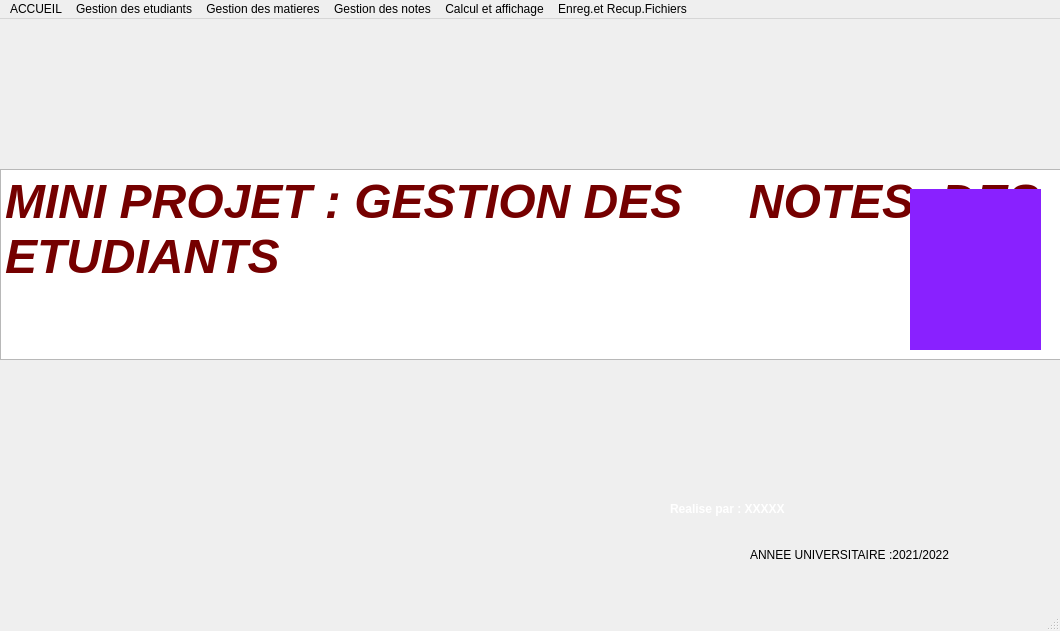
<?xml version="1.0" encoding="UTF-8"?>
<ui version="4.0">
 <class>MainWindow</class>
 <widget class="QMainWindow" name="MainWindow">
  <property name="geometry">
   <rect>
    <x>0</x>
    <y>0</y>
    <width>1060</width>
    <height>631</height>
   </rect>
  </property>
  <property name="windowTitle">
   <string>MainWindow</string>
  </property>
  <property name="styleSheet">
   <string notr="true">alternate-background-color: rgb(61, 85, 55);</string>
  </property>
  <widget class="QWidget" name="centralwidget">
   <widget class="QLabel" name="label">
    <property name="geometry">
     <rect>
      <x>910</x>
      <y>170</y>
      <width>131</width>
      <height>161</height>
     </rect>
    </property>
    <property name="styleSheet">
     <string notr="true">background-color: rgb(137, 33, 255);</string>
    </property>
    <property name="text">
     <string/>
    </property>
    <property name="pixmap">
     <pixmap>../téléchargement.png</pixmap>
    </property>
    <property name="scaledContents">
     <bool>true</bool>
    </property>
   </widget>
   <widget class="QLabel" name="label_3">
    <property name="geometry">
     <rect>
      <x>750</x>
      <y>500</y>
      <width>381</width>
      <height>71</height>
     </rect>
    </property>
    <property name="styleSheet">
     <string notr="true">font: 75 11pt &quot;Poppins&quot;;</string>
    </property>
    <property name="text">
     <string>ANNEE UNIVERSITAIRE :2021/2022</string>
    </property>
   </widget>
   <widget class="QTextBrowser" name="textBrowser">
    <property name="geometry">
     <rect>
      <x>0</x>
      <y>150</y>
      <width>1071</width>
      <height>191</height>
     </rect>
    </property>
    <property name="styleSheet">
     <string notr="true">font: 26pt &quot;Bernard MT Condensed&quot;;</string>
    </property>
    <property name="html">
     <string>&lt;!DOCTYPE HTML PUBLIC &quot;-//W3C//DTD HTML 4.0//EN&quot; &quot;http://www.w3.org/TR/REC-html40/strict.dtd&quot;&gt;
&lt;html&gt;&lt;head&gt;&lt;meta name=&quot;qrichtext&quot; content=&quot;1&quot; /&gt;&lt;style type=&quot;text/css&quot;&gt;
p, li { white-space: pre-wrap; }
&lt;/style&gt;&lt;/head&gt;&lt;body style=&quot; font-family:'Bernard MT Condensed'; font-size:26pt; font-weight:400; font-style:normal;&quot;&gt;
&lt;p style=&quot; margin-top:0px; margin-bottom:0px; margin-left:0px; margin-right:0px; -qt-block-indent:0; text-indent:0px;&quot;&gt;&lt;span style=&quot; font-family:'Poppins'; font-size:36pt; font-weight:600;color:#fff; font-style:italic; color:#750000;&quot;&gt;MINI PROJET : GESTION DES     NOTES  DES      ETUDIANTS&lt;/span&gt;&lt;/p&gt;&lt;/body&gt;&lt;/html&gt;</string>
    </property>
   </widget>
   <widget class="QLabel" name="label_2">
    <property name="geometry">
     <rect>
      <x>670</x>
      <y>460</y>
      <width>461</width>
      <height>61</height>
     </rect>
    </property>
    <property name="styleSheet">
     <string notr="true">font: 75 italic 17pt &quot;MS Sans Serif&quot;;
</string>
    </property>
    <property name="text">
     <string>&lt;html&gt;&lt;head/&gt;&lt;body&gt;&lt;p&gt;&lt;span style=&quot; font-weight:600;color:#fff;&quot;&gt;Realise par : XXXXX&lt;/span&gt;&lt;/p&gt;&lt;/body&gt;&lt;/html&gt;</string>
    </property>
    <property name="scaledContents">
     <bool>true</bool>
    </property>
   </widget>
   <widget class="QLabel" name="label_4">
    <property name="geometry">
     <rect>
      <x>-10</x>
      <y>-10</y>
      <width>1071</width>
      <height>631</height>
     </rect>
    </property>
    <property name="text">
     <string/>
    </property>
    <property name="pixmap">
     <pixmap>../../Pictures/Capture d’écran 2022-04-09 162455.jpg</pixmap>
    </property>
    <property name="scaledContents">
     <bool>true</bool>
    </property>
   </widget>
   <zorder>label_4</zorder>
   <zorder>textBrowser</zorder>
   <zorder>label_3</zorder>
   <zorder>label_2</zorder>
   <zorder>label</zorder>
  </widget>
  <widget class="QMenuBar" name="menubar">
   <property name="geometry">
    <rect>
     <x>0</x>
     <y>0</y>
     <width>1060</width>
     <height>26</height>
    </rect>
   </property>
   <widget class="QMenu" name="menuHome">
    <property name="title">
     <string>ACCUEIL</string>
    </property>
   </widget>
   <widget class="QMenu" name="menuMenageStudent">
    <property name="title">
     <string>Gestion des etudiants</string>
    </property>
    <widget class="QMenu" name="menuUpdateStudent">
     <property name="title">
      <string>mise a jour des etudiants</string>
     </property>
     <widget class="QMenu" name="menuDeleteStudent">
      <property name="title">
       <string>supprimer etudiant</string>
      </property>
      <addaction name="onDeleteStudentDone"/>
      <addaction name="onDeleteStudentBySectionDone"/>
      <addaction name="onDeleteStudentByLevelDone"/>
      <addaction name="onDeleteStudentByLevelAndSectionDone"/>
     </widget>
     <widget class="QMenu" name="MenuModifyStudent">
      <property name="title">
       <string>modifier etudiant</string>
      </property>
      <addaction name="onPhone"/>
      <addaction name="onMail"/>
      <addaction name="onAddress"/>
     </widget>
     <addaction name="onAddStudent"/>
     <addaction name="menuDeleteStudent"/>
     <addaction name="MenuModifyStudent"/>
    </widget>
    <widget class="QMenu" name="menuSearchAndPrint">
     <property name="title">
      <string>recherche et affichage</string>
     </property>
     <addaction name="onShowStudents"/>
     <addaction name="onSearchById"/>
     <addaction name="onSearchBySection"/>
     <addaction name="onSearchBySectionAndLevel"/>
     <addaction name="onSearchByLevel"/>
    </widget>
    <addaction name="menuUpdateStudent"/>
    <addaction name="menuSearchAndPrint"/>
   </widget>
   <widget class="QMenu" name="menuMenageSubjects">
    <property name="title">
     <string>Gestion des matieres</string>
    </property>
    <widget class="QMenu" name="menuUpdate">
     <property name="title">
      <string>mise a jour</string>
     </property>
     <widget class="QMenu" name="menuModifySubjectsData">
      <property name="title">
       <string>modifier les donnée d'une matiere</string>
      </property>
      <addaction name="onName"/>
      <addaction name="OnCoefficient"/>
     </widget>
     <addaction name="onAddNewSubject"/>
     <addaction name="onDeleteSubject"/>
     <addaction name="menuModifySubjectsData"/>
    </widget>
    <widget class="QMenu" name="menuSearchAndPrint2">
     <property name="title">
      <string>recherche et affichage</string>
     </property>
     <addaction name="onShowSubjects"/>
     <addaction name="onSearchByCode"/>
     <addaction name="onSearchBySection2"/>
     <addaction name="onSeachByTermAndSection"/>
    </widget>
    <addaction name="menuUpdate"/>
    <addaction name="menuSearchAndPrint2"/>
   </widget>
   <widget class="QMenu" name="menuMenageMarks">
    <property name="title">
     <string>Gestion des notes</string>
    </property>
    <widget class="QMenu" name="menuUpdate2">
     <property name="title">
      <string>mise a jour</string>
     </property>
     <addaction name="onAddNewMark"/>
     <addaction name="onDeleteMark"/>
     <addaction name="onModifyDataMark"/>
    </widget>
    <widget class="QMenu" name="menuSearchAndPrint">
     <property name="title">
      <string>recherche , affichage</string>
     </property>
     <addaction name="onShowMarks"/>
     <addaction name="onSearchMarkByID"/>
     <addaction name="onSearchBySectionAndLevel2"/>
     <addaction name="onSearchMarkByIDAndTerm"/>
    </widget>
    <addaction name="menuUpdate2"/>
    <addaction name="menuSearchAndPrint"/>
   </widget>
   <widget class="QMenu" name="menuCountAndShow">
    <property name="title">
     <string>Calcul et affichage</string>
    </property>
    <addaction name="onBillByStudent"/>
    <addaction name="onBillByTerm"/>
    <addaction name="onSuccBySection"/>
    <addaction name="onFailBySection"/>
    <addaction name="onSuccByISIMM"/>
    <addaction name="onFailByISIMM"/>
    <addaction name="onFailBySection2"/>
    <addaction name="onAverageBySEction"/>
   </widget>
   <widget class="QMenu" name="menuSave">
    <property name="title">
     <string>Enreg.et Recup.Fichiers</string>
    </property>
    <addaction name="onSaveStudents"/>
    <addaction name="onBackupStudents"/>
    <addaction name="onSaveSubjects"/>
    <addaction name="onBackUpSubjects"/>
    <addaction name="onSaveMarks"/>
    <addaction name="onBackUpMarks"/>
   </widget>
   <addaction name="menuHome"/>
   <addaction name="menuMenageStudent"/>
   <addaction name="menuMenageSubjects"/>
   <addaction name="menuMenageMarks"/>
   <addaction name="menuCountAndShow"/>
   <addaction name="menuSave"/>
  </widget>
  <widget class="QStatusBar" name="statusbar"/>
  <action name="onAddStudent">
   <property name="text">
    <string>ajouter etudiant</string>
   </property>
  </action>
  <action name="onDeleteStudentDone">
   <property name="text">
    <string>suppression etudiant donnée</string>
   </property>
  </action>
  <action name="onDeleteStudentBySectionDone">
   <property name="text">
    <string>suppression des etudiants d'une section donnée</string>
   </property>
  </action>
  <action name="onDeleteStudentByLevelDone">
   <property name="text">
    <string>suppression des etudiants d'un niveau donné</string>
   </property>
  </action>
  <action name="onDeleteStudentByLevelAndSectionDone">
   <property name="text">
    <string>suppression des etudiants d'un niveau donné et d'une section donnée</string>
   </property>
  </action>
  <action name="onPhone">
   <property name="text">
    <string>Phone</string>
   </property>
  </action>
  <action name="onMail">
   <property name="text">
    <string>Email</string>
   </property>
  </action>
  <action name="onAddress">
   <property name="text">
    <string>Adress</string>
   </property>
  </action>
  <action name="onShowStudents">
   <property name="text">
    <string>contenu du dictionnaire etudiant</string>
   </property>
  </action>
  <action name="onSearchById">
   <property name="text">
    <string>recherche par numero d'inscription</string>
   </property>
  </action>
  <action name="onSearchBySection">
   <property name="text">
    <string>recherche par section</string>
   </property>
  </action>
  <action name="onSearchBySectionAndLevel">
   <property name="text">
    <string>recherche par section et niveau</string>
   </property>
  </action>
  <action name="onSearchByLevel">
   <property name="text">
    <string>recherche par niveau</string>
   </property>
  </action>
  <action name="onAddNewSubject">
   <property name="text">
    <string>ajouter une nouvelle matiere</string>
   </property>
  </action>
  <action name="onDeleteSubject">
   <property name="text">
    <string>supprimer une matiere</string>
   </property>
  </action>
  <action name="onName">
   <property name="text">
    <string>First Name</string>
   </property>
  </action>
  <action name="OnCoefficient">
   <property name="text">
    <string>coefficient</string>
   </property>
  </action>
  <action name="onShowSubjects">
   <property name="text">
    <string>contenu du dictionnaire matiere</string>
   </property>
  </action>
  <action name="onSearchByCode">
   <property name="text">
    <string>recherche par code</string>
   </property>
  </action>
  <action name="onSearchBySection2">
   <property name="text">
    <string>recherche par section</string>
   </property>
  </action>
  <action name="onSeachByTermAndSection">
   <property name="text">
    <string>recherche par semestre et section</string>
   </property>
  </action>
  <action name="onAddNewMark">
   <property name="text">
    <string>ajouter une nouvelle note</string>
   </property>
  </action>
  <action name="onDeleteMark">
   <property name="text">
    <string>supprimer une note</string>
   </property>
  </action>
  <action name="onModifyDataMark">
   <property name="text">
    <string>modifier les donnes d'une note</string>
   </property>
  </action>
  <action name="onShowMarks">
   <property name="text">
    <string>contenu du dictionnaire notes</string>
   </property>
  </action>
  <action name="onSearchMarkByID">
   <property name="text">
    <string>recherche par numero inscription</string>
   </property>
  </action>
  <action name="onSearchBySectionAndLevel2">
   <property name="text">
    <string>recherche par section et niveau</string>
   </property>
  </action>
  <action name="onSearchMarkByIDAndTerm">
   <property name="text">
    <string>recherche par numero inscription et semestre</string>
   </property>
  </action>
  <action name="onBillByStudent">
   <property name="text">
    <string>STUDENT BILL MARKS :</string>
   </property>
  </action>
  <action name="onBillByTerm">
   <property name="text">
    <string>STUDENT BILL MARKS : By Term</string>
   </property>
  </action>
  <action name="onSuccBySection">
   <property name="text">
    <string>Successed student by given section</string>
   </property>
  </action>
  <action name="onFailBySection">
   <property name="text">
    <string>Successed student by given section</string>
   </property>
  </action>
  <action name="onSuccByISIMM">
   <property name="text">
    <string>Successed student by ISIMM</string>
   </property>
  </action>
  <action name="onFailByISIMM">
   <property name="text">
    <string>Failed student by ISIMM</string>
   </property>
  </action>
  <action name="onFailBySection2">
   <property name="text">
    <string>Successed student by given section</string>
   </property>
  </action>
  <action name="onAverageBySEction">
   <property name="text">
    <string>Student Average by given section</string>
   </property>
  </action>
  <action name="onSaveStudents">
   <property name="text">
    <string>Save Students Files</string>
   </property>
  </action>
  <action name="onBackupStudents">
   <property name="text">
    <string>Back Up Students Files</string>
   </property>
  </action>
  <action name="onSaveSubjects">
   <property name="text">
    <string>Save Subjects Files</string>
   </property>
  </action>
  <action name="onBackUpSubjects">
   <property name="text">
    <string>BackUp Subjects Files</string>
   </property>
  </action>
  <action name="onSaveMarks">
   <property name="text">
    <string>Save Marks Files</string>
   </property>
  </action>
  <action name="onBackUpMarks">
   <property name="text">
    <string>Backup Marks Files</string>
   </property>
  </action>
 </widget>
 <resources/>
 <connections/>
</ui>
